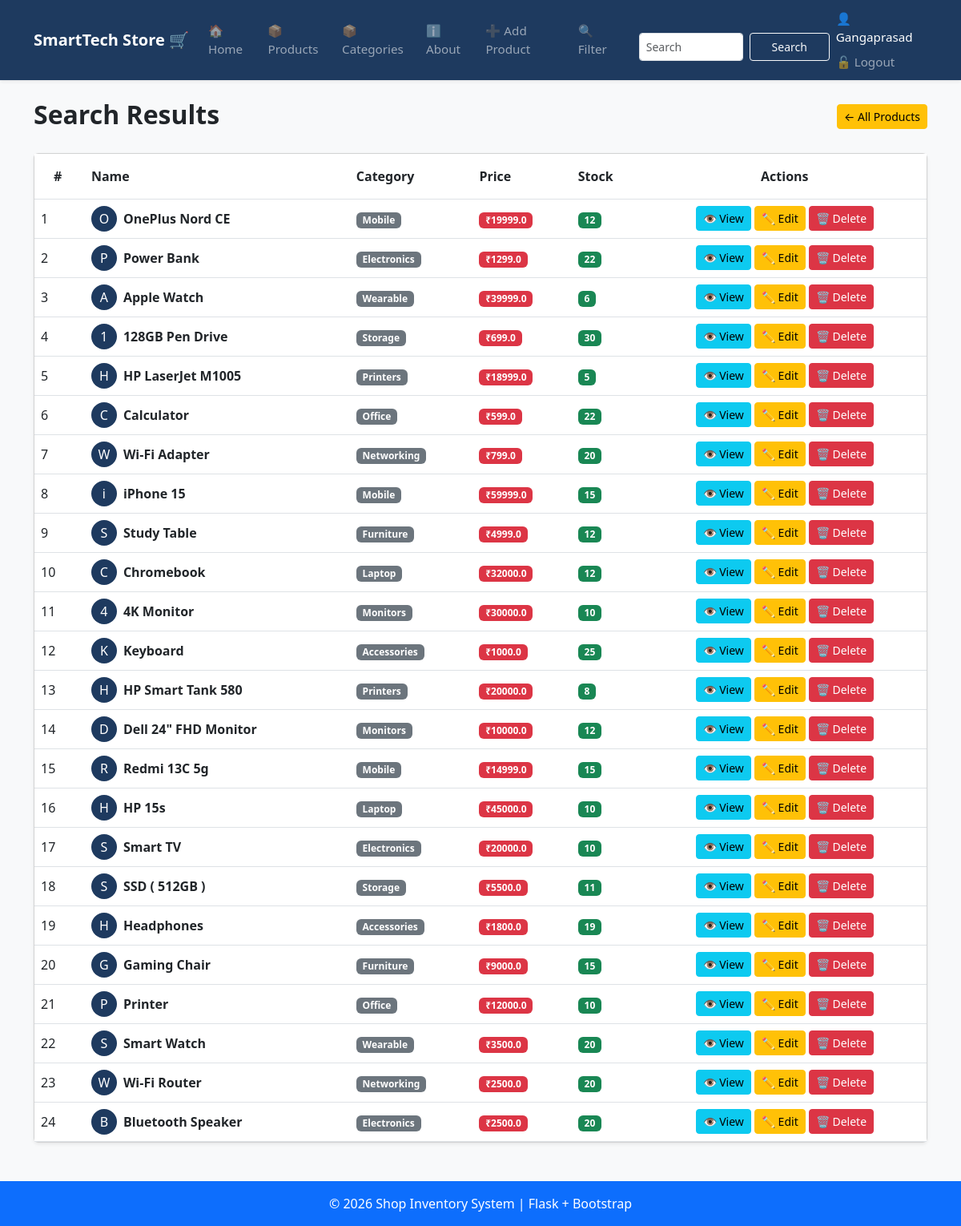
The page /search (signed in) on the database its author committed.
### tables this page shows
CREATE TABLE products (
                    id INTEGER PRIMARY KEY AUTOINCREMENT,
                    name TEXT NOT NULL,
                    category TEXT NOT NULL,
                    price REAL NOT NULL,
                    stock INTEGER NOT NULL
                 , photo TEXT DEFAULT 'default.jpg');

### app.py (the view)
@app.route("/search")
def search():
    q = request.args.get('q','')
    conn = get_db()
    if q:
        products = conn.execute('''SELECT * FROM products
                                WHERE name LIKE ?
                                OR category LIKE ?
                                OR price LIKE ?
                                OR stock LIKE ?''',
                                (f'%{q}%', f'%{q}%', f'%{q}%', f'%{q}%')).fetchall()
    else:
        products = conn.execute('SELECT * FROM products ORDER BY id DESC').fetchall()
    conn.close()
    return render_template("search.html", products=products, query=q)

### database.py (called while the page is built)
def get_db():
    conn = sqlite3.connect(DB_PATH)
    conn.row_factory = sqlite3.Row # To access columns by name
    return conn

### templates/search.html (shortened to what this page needs)
{% extends "base.html" %}
{% block content %}
<div class="d-flex justify-content-between align-items-center mb-4">
    <h2 class="fw-bold mb-1">Search Results</h2>
    <a href="{{ url_for('product') }}" class="btn btn-warning btn-sm">
        ← All Products
    </a>
</div>
{% if products %}
<div class="card shadow-sm">
    <div class="card-body p-0">
        <div class="table-responsive">
            <table class="table table-hover mb-0">
                <thead style="background-color:#1e3a5f; color:white;">
                    <tr>
                        <th class="py-3 ps-4">#</th>
                        <th class="py-3">Name</th>
                        <th class="py-3">Category</th>
                        <th class="py-3">Price</th>
                        <th class="py-3">Stock</th>
                        <th class="py-3 text-center">Actions</th>
                    </tr>
                </thead>
                <tbody>
                {% for product in products %}
                    <tr class="align-middle">
                        <td>{{ loop.index }}</td>
                        <td>
                            <div class="d-flex align-items-center">
                                <div
                                    class="rounded-circle d-flex justify-content-center align-items-center me-2"
                                    style="width:32px;height:32px;background:#1e3a5f;color:white;">
                                    {{ product['name'][0] }}
                                </div>
                                <strong>{{ product['name'] }}</strong>
                            </div>
                        </td>
                        <td>
                            <span class="badge bg-secondary">
                                {{ product['category'] }}
                            </span>
                        </td>
                        <td>
                            <span class="badge bg-danger">
                                ₹{{ product['price'] }}
                            </span>
                        </td>
                        <td>
                            <span class="badge bg-success">
                                {{ product['stock'] }}
                            </span>
                        </td>
                        <td class="text-center">
                            <a href="{{ url_for('product_detail', id=product['id']) }}"
                               class="btn btn-info btn-sm">
                                👁 View
                            </a>
                            <a href="{{ url_for('edit_product', id=product['id']) }}"
                               class="btn btn-warning btn-sm">
                                ✏ Edit
                            </a>
                            <a href="{{ url_for('delete_product', id=product['id']) }}"
                               class="btn btn-danger btn-sm"
                               onclick="return confirm('Are you sure you want to delete this product?');">
                                🗑 Delete
                            </a>
                        </td>
                    </tr>
                {% endfor %}
                </tbody>
            </table>
        </div>
    </div>
</div>
{% else %}
<div class="alert alert-warning text-center shadow-sm">
    <h5>No products found.</h5>
    <p class="mb-0">Try another product name or category.</p>
</div>
{% endif %}
{% endblock %}

### templates/base.html (style rules this page uses)
:root { --brand: #1e3a5f; }

### rows shown on the page
products: name "O", name "OnePlus Nord CE", category "Mobile", price "19999.0", stock "12"
products: name "P", name "Power Bank", category "Electronics", price "1299.0", stock "22"
products: name "A", name "Apple Watch", category "Wearable", price "39999.0", stock "6"
products: name "1", name "128GB Pen Drive", category "Storage", price "699.0", stock "30"
products: name "H", name "HP LaserJet M1005", category "Printers", price "18999.0", stock "5"
products: name "C", name "Calculator", category "Office", price "599.0", stock "22"
products: name "W", name "Wi-Fi Adapter", category "Networking", price "799.0", stock "20"
products: name "i", name "iPhone 15", category "Mobile", price "59999.0", stock "15"
products: name "S", name "Study Table", category "Furniture", price "4999.0", stock "12"
products: name "C", name "Chromebook", category "Laptop", price "32000.0", stock "12"
products: name "4", name "4K Monitor", category "Monitors", price "30000.0", stock "10"
products: name "K", name "Keyboard", category "Accessories", price "1000.0", stock "25"
products: name "H", name "HP Smart Tank 580", category "Printers", price "20000.0", stock "8"
products: name "D", name "Dell 24\" FHD Monitor", category "Monitors", price "10000.0", stock "12"
products: name "R", name "Redmi 13C 5g", category "Mobile", price "14999.0", stock "15"
products: name "H", name "HP 15s", category "Laptop", price "45000.0", stock "10"
products: name "S", name "Smart TV", category "Electronics", price "20000.0", stock "10"
products: name "S", name "SSD ( 512GB )", category "Storage", price "5500.0", stock "11"
products: name "H", name "Headphones", category "Accessories", price "1800.0", stock "19"
products: name "G", name "Gaming Chair", category "Furniture", price "9000.0", stock "15"
products: name "P", name "Printer", category "Office", price "12000.0", stock "10"
products: name "S", name "Smart Watch", category "Wearable", price "3500.0", stock "20"
products: name "W", name "Wi-Fi Router", category "Networking", price "2500.0", stock "20"
products: name "B", name "Bluetooth Speaker", category "Electronics", price "2500.0", stock "20"

### other values the page prints
{{ session.username }} "Gangaprasad"
